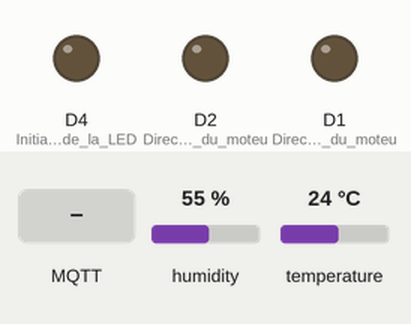
Recording of a sketch running on a simulated ESP8266 (NodeMCU). Shown: output pins drawn as LEDs (lit = HIGH). Inputs (shaded band) come from the test bench; at power-on: humidity 55 %, temperature 24 °C. WiFi joins after 1.5 s; servers stay silent unless stated; no MQTT or app messages arrive unless stated; what the sketch prints to the serial monitor is not drawn.

Above: at 2.7 s.
2.8 s: MQTT message "0" arrives on the first subscribed topic
At 4.7 s:
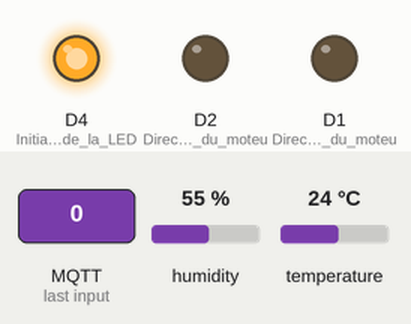
5.0 s: MQTT message "1" arrives on the first subscribed topic
At 6.5 s:
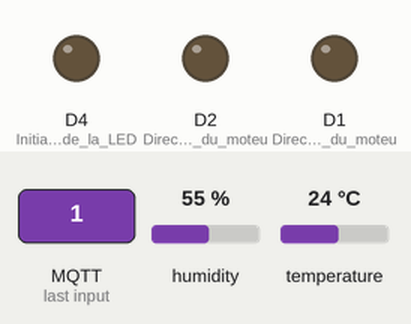
Timing chart, 0 to 8.0 s (numbered marks = the images above; inputs shaded):
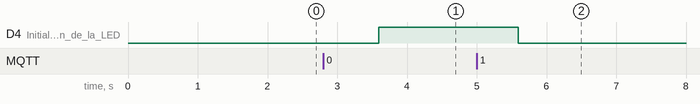

Measured:
- after the input at 2.8 s, D4 (Initialisation_de_la_LED): LOW → HIGH after 0.79 s
- after the input at 5.0 s, D4 (Initialisation_de_la_LED): HIGH → LOW after 0.60 s

The sketch:

code_arduino.ino
```cpp
//
// Authome - Système de supervision à distance des appareils électriques
//
// Description : Ce programme permet de superviser et contrôler un moteur électrique via un microcontrôleur NodeMCU
// connecté à un réseau Wi-Fi. Il utilise le protocole MQTT pour la communication entre le microcontrôleur et une interface
// graphique (dashboard). Les données de température et d'humidité sont également envoyées via MQTT.
//
// Matériel :
// - NodeMCU v1
// - Capteur DHT11 (connecté au pin D1)
// - 2 relais
//
// Bibliothèques requises :
// - ESP8266WiFi.h : pour la connexion Wi-Fi
// - PubSubClient.h : pour la communication MQTT
// - DHT.h : pour la lecture des données du capteur DHT11
//
// Auteur : [Jerome EVI]
//

#include <ESP8266WiFi.h>
#include <PubSubClient.h>
#include "DHT.h"
#include <stdio.h>

DHT dht;

// Mettre à jour ces valeurs selon votre réseau
const char* ssid = "CANALBOX-1CF2";
const char* password = "95327001461";
const char* mqtt_server = "192.168.1.129";   // Exemple : 192.168.0.19

WiFiClient espClient;
PubSubClient client(espClient);
char temperature[10];
char humidite[10];

void setup() {
  pinMode(2, OUTPUT);     // Initialisation de la LED intégrée comme sortie
  pinMode(5, OUTPUT);     // Direction droite du moteur
  pinMode(4, OUTPUT);     // Direction gauche du moteur
  dht.setup(D1);          // Pin des données du DHT11
  Serial.begin(9600);
  setup_wifi();
  client.setServer(mqtt_server, 1883);
  client.setCallback(callback); // Le callback est exécuté à chaque message reçu depuis le dashboard
}

void setup_wifi() {
  delay(10);
  Serial.println();
  Serial.print("Connecting to ");
  Serial.println(ssid);

  WiFi.begin(ssid, password);

  while (WiFi.status() != WL_CONNECTED) {
    delay(500);
    Serial.print(".");
  }

  Serial.println("");
  Serial.println("WiFi connected");
  Serial.println("IP address: ");
  Serial.println(WiFi.localIP());
}

void callback(char* topic, byte* payload, unsigned int length) {
  for (int i = 0; i < length; i++) {
    Serial.print((char)payload[i]);
  }

  if (String(topic) == "topictest") {
    // Allume la LED si un '1' est reçu
    if ((char)payload[0] == '1') {
      Serial.println("LOW");
      digitalWrite(2, LOW); // Allume la LED (active LOW sur l'ESP-01)
    }
    if ((char)payload[0] == 'f')
      digitalWrite(4, LOW); // Arrêt gauche
    if ((char)payload[0] == 'c')
      digitalWrite(5, LOW); // Arrêt droite
    if ((char)payload[0] == 'c' && (char)payload[1] == 'g')
      digitalWrite(4, HIGH); // Tourne à gauche
    if ((char)payload[0] == 'f' && (char)payload[1] == 'd')
      digitalWrite(5, HIGH); // Tourne à droite
    delay(10);

    if ((char)payload[0] == '0') {
      digitalWrite(2, HIGH); // Éteint la LED
      digitalWrite(4, LOW);  // Arrêt gauche
      digitalWrite(5, LOW);  // Arrêt droit
    }
  }
}

void reconnect() {
  while (!client.connected()) {
    Serial.print("Attempting MQTT connection...");
    if (client.connect("ESP8266Client")) {
      Serial.println("connected");
      client.subscribe("topictest");
    } else {
      Serial.print("failed, rc=");
      Serial.print(client.state());
      Serial.println(" try again in 5 seconds");
      delay(5000);
    }
  }
}

void loop() {
  if (!client.connected()) {
    reconnect();
  }
  client.loop();
  delay(dht.getMinimumSamplingPeriod()); // Délai équivalent à la période d'échantillonnage
  float humfloat = dht.getHumidity();    // Récupère la valeur d'humidité
  float temfloat = dht.getTemperature(); // Récupère la valeur de température
  sprintf(temperature, "%.1f", temfloat);
  sprintf(humidite, "%.1f", humfloat);
  client.publish("topictest/temp", temperature);
  client.publish("topictest/humidity", humidite);
}
```
